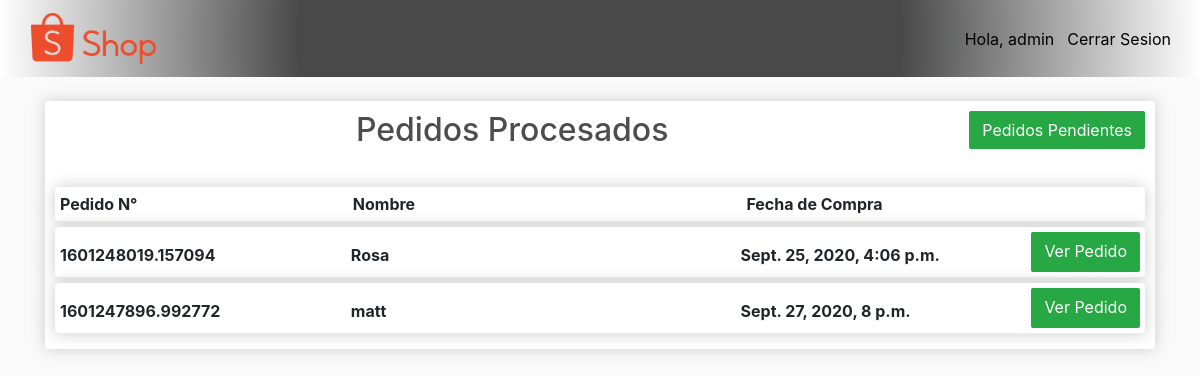
The app's page /ware/processed_orders/ (signed in) with its own data.
### store/models.py (models this page shows, shortened)
class Order(models.Model):
    customer = models.ForeignKey(Customer, on_delete=models.SET_NULL, null=True, blank=True)
    date = models.DateTimeField(auto_now_add=True)
    complete = models.BooleanField(default=False)
    transaction_id = models.CharField(max_length=100, null=True)
    processed = models.BooleanField(default=False)

class Customer(models.Model):
    user = models.OneToOneField(User, on_delete=models.CASCADE, null=True, blank=True)
    name = models.CharField(max_length=200, null=True)
    first_name = models.CharField(max_length=200, null=True)
    last_name = models.CharField(max_length=200, null=True)
    email = models.EmailField(max_length=254, null=True)
    profile_picture = models.ImageField(blank=False, default="person-circle.png", null=False)
    date_created = models.DateTimeField(auto_now_add=True, null=True)
    def __str__(self):
        return self.name

### ware/decorators.py (the view)
        def wrapper_func(request, *args, **kwargs):
            group = None
            if request.user.groups.exists():
                group = request.user.groups.all()[0].name
            if group in allowed_roles:
                return view_func(request, *args, **kwargs)
            else:
                return HttpResponse('No Tiene los Privilegios para Acceder a esta Pagina!\nQUE LASTIMA!')

### ware/views.py (called while the page is built)
@login_required(login_url='login')
@allowed_users(allowed_roles=['admin', 'employees', 'customers'])
def processed_orders(request):
    group = None
    if request.user.groups.exists():
        group = request.user.groups.all()[0].name
        print(group)
    order = Order.objects.all()
    context = {'orders': order, 'group': group}
    return render(request, 'ware/processed_orders.html', context)

### ware/templates/ware/processed_orders.html (shortened to what this page needs)
{% extends 'ware/main_ware.html' %}
{% load static %}
{% block content %}
<div class="row-orders">
    {% if group == 'admin' or group == 'employees'%}
    <a class="btn btn-success" href="{% url 'orders' %}" style="float:right">Pedidos Pendientes</a>
    {% endif %}
    <div class="title"><h2>Pedidos Procesados</h2></div>
    <br>
    <div class="orders-id-list">
        <div class="col-left-title"><strong>Pedido N°</strong></div>
        <div class="col-center-title"><strong>Nombre</strong></div>
        <div class="col-right-title"><strong>Fecha de Compra</strong></div>
    </div>
    {% if orders %}
    {% for order in orders %}
    {% if order.processed == True and order.complete == True %}
    <div class="orders-id-list">
        <div class="col-left-d">
            <div class="center"><strong><p>{{order.transaction_id}}</p></strong></div>
        </div>
        <div class="col-center-d">
            <div class="center"><strong><p>{{order.customer}}</p></strong></div>
        </div>
        <div class="col-right-d">
            <div class="center"><strong><p>{{order.date}}</p></strong></div>
        </div>
        <a class="btn btn-success" href="{% url 'details' order.transaction_id %}" style="float:right">Ver Pedido</a>
    </div>
    {% endif %}
    {% endfor %}
    {% endif %}
</div>
{% endblock content %}

### ware/templates/ware/main_ware.html (shortened to what this page needs)
<!DOCTYPE html>
{% load static %}
<html>
<head>
	<link href="https://stackpath.bootstrapcdn.com/bootstrap/4.5.0/css/bootstrap.min.css"
 rel="stylesheet">
	<link href="{% static 'css/main_ware.css' %}" rel="stylesheet" type="text/css">
</head>
<body>
<nav class="navbar navbar-expand-lg navbar-light bg-light" id="nav">
	<div>
		<a class="navbar-brand" href="{% url 'store' %}">
			<img id="home" src="{% static 'images/shop.png' %}">
		</a>
	</div>
	<div class="collapse navbar-collapse" id="navbarSupportedContent">
		<div class="form-inline my-2 my-lg-0">
			<span class="hello-msg" id="hello-user">Hola, {{request.user}}</span>
			<a href="{% url 'logout' %}">
				<button class="btn btn-link" id="close-session" type="button">Cerrar Sesion</button>
			</a>
		</div>
	</div>
</nav>
<div class="container"><br>
	{% block content %}
	{% endblock content %}
</div>
</body>
</html>

### static/css/main_ware.css (style rules this page uses)
body { background-color: hsl(0, 0%, 98%); }
h1,h2,h3,h4,h5,h6 { color:hsl(0, 0%, 30%); }
.bg-light { background: radial-gradient(circle, rgba(0,0,0,0.7091211484593838) 50%, rgba(255,255,255,1) 100%); }
.btn { border-radius: 0.1em/0.1em; }
.btn-link, .btn-link:hover, .hello-msg { font-size: 16px; color:black; }
#home { width:125px; display: inline-block; margin-left: 15px; }
.row-orders { box-shadow:hsl(0, 0%, 80%) 0 0 16px; background-color: #fff; border-radius: 4px; padding: 10px; }
.title { text-align: center; }
.orders-id-list { display: flex; justify-content: space-between; padding-bottom: 5px; margin-bottom: 5px; margin-top:5px; border-bottom: 1px solid #ececec; box-shadow:hsl(0, 0%, 80%) 0 0 16px; background-color: #fff; border-radius: 4px; padding: 5px; }
.center { position: relative; top: 28%; }
.col-left-title { width:12em; flex-grow:1; }
.col-center-title { width:12em; flex-grow:2; }
.col-right-title { width:12em; flex-grow:2; }
.col-left-d { width:12em; flex-grow:1; }
.col-center-d { width:12em; flex-grow:2; }
.col-right-d { width:12em; flex-grow:1; }

### records on screen
Order: transaction_id "1601248019.157094", customer "Rosa", date "Sept. 25, 2020, 4:06 p.m."
Order: transaction_id "1601247896.992772", customer "matt", date "Sept. 27, 2020, 8 p.m."

### other values on screen
{{ request.user }} "admin"
